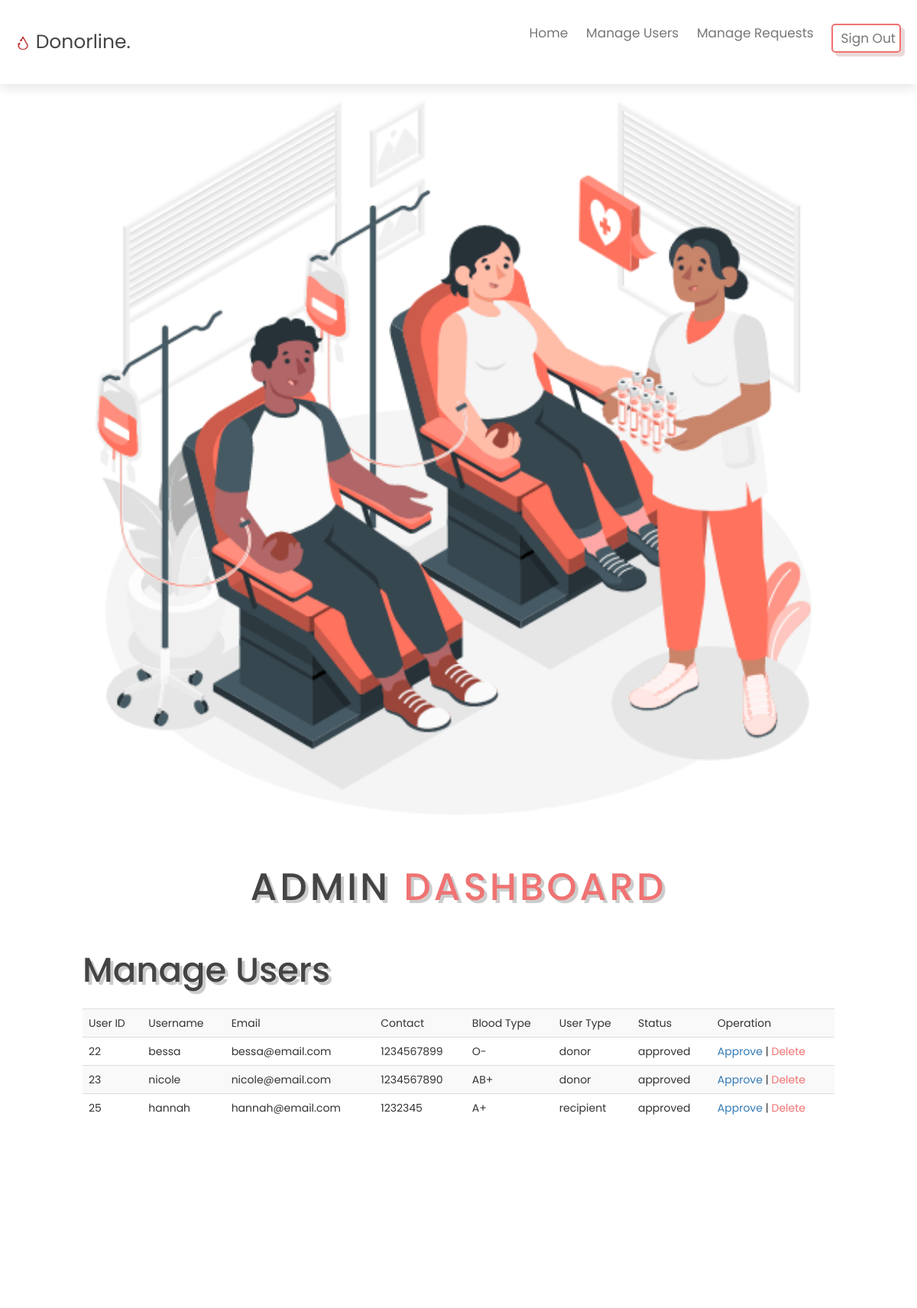
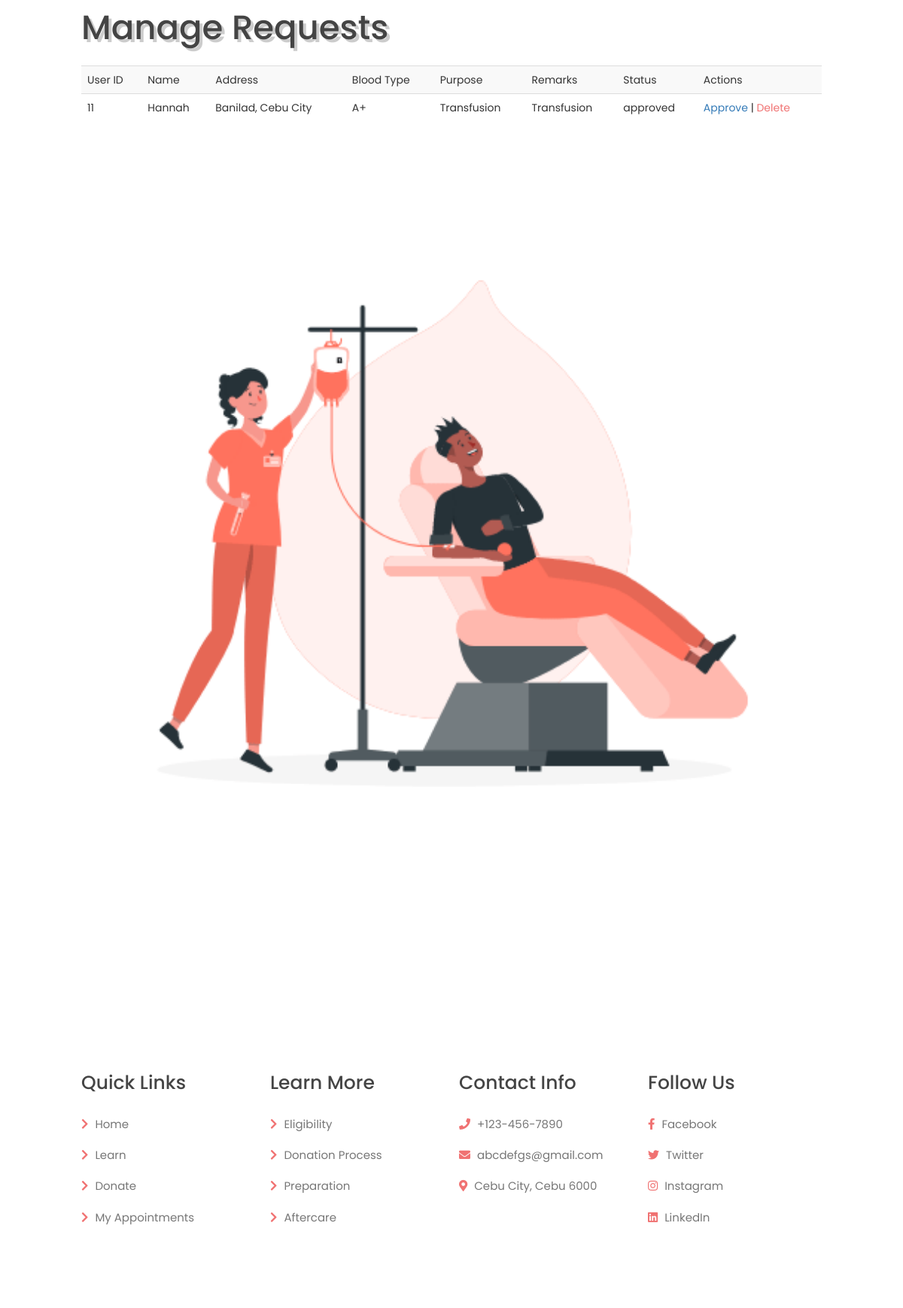
The app's page /admin.php with its own data (2 pictures, top to bottom).
### tables this page shows
CREATE TABLE `users` (
  `id` int(11) NOT NULL,
  `username` varchar(100) NOT NULL,
  `password` varchar(255) NOT NULL,
  `email` varchar(320) NOT NULL,
  `contactno` int(11) NOT NULL,
  `bloodtype` varchar(250) NOT NULL,
  `usertype` varchar(250) NOT NULL,
  `status` varchar(250) NOT NULL DEFAULT 'pending',
  `isDeleted` tinyint(4) NOT NULL DEFAULT 0
);

CREATE TABLE `requests` (
  `id` int(11) NOT NULL,
  `username` varchar(250) NOT NULL,
  `name` varchar(250) NOT NULL,
  `address` varchar(250) NOT NULL,
  `bloodtype` varchar(250) NOT NULL,
  `units` int(11) NOT NULL,
  `purpose` varchar(250) NOT NULL,
  `remarks` varchar(250) NOT NULL,
  `status` varchar(250) NOT NULL DEFAULT 'pending',
  `isDeleted` tinyint(4) NOT NULL DEFAULT 0,
  `isCompleted` int(11) NOT NULL DEFAULT 0,
  `isSelected` int(11) NOT NULL DEFAULT 0
);

### admin.php (the view, shortened to what this page needs)
<?php
include "dbconfig.php";
include "head.php";
include "admin-navbar.php";
?>
<section class="home" id="home">
    <div class="image">
        <img src="image/home.gif" alt="">
    </div>
    <div class="content">
    <h1 class="heading"> ADMIN <span> DASHBOARD</span> </h1>
    <div class="content" id="users">
    <h3>Manage Users</h3>
		<?php
			$sql = "SELECT * FROM `users` WHERE isDeleted=0;";
			$result = mysqli_query($conn, $sql);
			if (mysqli_num_rows($result) > 0) {
				echo '<table class="table table-striped">';
				echo "<tr><td>User ID</td><td>Username</td><td>Email</td><td>Contact</td><td>Blood Type</td><td>User Type</td><td>Status</td><td>Operation</td></tr>";
				while($row = mysqli_fetch_assoc($result)) {
					$id = $row['id'];
					echo "<tr><td>" . $row['id'] . "</td><td>" . $row['username'] . "</td><td>" . $row['email'] . "</td><td>" . $row['contactno'] . "</td><td>" . $row['bloodtype'] . "</td><td>" . $row['usertype'] . "</td><td>" . $row['status'] . "</td>
					<td>
					<a href='adminApprove.php?id=".$id."' class='text-light' name='admin-approve'>Approve</a><span> | </span>
					<a  href='adminDelete.php?id=".$id."' class='text-light delete-link'>Delete</a>
					</td>
					</tr>";
				}
				echo "</table>";
			} else {
				echo "<p>No new registered accounts available.</p>";
			}
		?>
    </div>
    </div>
</section>
<section class="home" id="request">
    <div class="content">
        <h3>Manage Requests</h3>
		<?php
			$sql = "SELECT * FROM `requests` WHERE isDeleted=0;";
			$result = mysqli_query($conn, $sql);
			if (mysqli_num_rows($result) > 0) {
				echo '<table class="table table-striped">';
				echo "<tr><td>User ID</td><td>Name</td><td>Address</td><td>Blood Type</td><td>Purpose</td><td>Remarks</td><td>Status</td><td>Actions</td></tr>";
				while($row = mysqli_fetch_assoc($result)) {
					$id = $row['id'];
					echo "<tr><td>" . $row['id'] . "</td><td>" . $row['name'] . "</td><td>" . $row['address'] . "</td><td>" . $row['bloodtype'] . "</td><td>" . $row['purpose'] . "</td><td>" . $row['remarks'] . "</td><td>" . $row['status'] . "</td>
					<td>
					<a href='adminApproveReq.php?id=".$id."' class='text-light'>Approve</a><span> | </span>
					<a  href='adminDeleteReq.php?id=".$id."' class='text-light delete-link'>Delete</a>
					</td>
					</tr>";
				}
				echo "</table>";
			} else {
				echo "<p>No new blood requests were made.</p>";
			}
		?>
    </div>
    <div class="image">
        <img src="image/schedule.gif" alt="">
    </div>
</section>
<?php
include "donor-footer.php";
?>
</body>
</html>

### head.php (shortened to what this page needs)
<!DOCTYPE html>
<html lang="en">
<head>
    <link rel="stylesheet" href="https://cdnjs.cloudflare.com/ajax/libs/font-awesome/5.15.4/css/all.min.css">
    <link rel="stylesheet" href="https://maxcdn.bootstrapcdn.com/bootstrap/3.4.1/css/bootstrap.min.css">
    <link rel="stylesheet" href="css/style.css">
</head>
<body>

### admin-navbar.php (shortened to what this page needs)
<?php include "head.php"; ?>
<header class="header">
<a href="#" class="logo"><img class="logo-img" src="image\logo.png"> </i> Donorline. </a>
    <nav class="navbar">
        <a href="admin.php#home">Home</a>
        <a href="admin.php#users">Manage Users</a>
        <a href="admin.php#request">Manage Requests</a>
        <a href="logout.php" class="btn sign-out-btn"> Sign Out </a>
    </nav>
</header>

### donor-footer.php
<section class="footer">
    <div class="box-container">
        <div class="box">
            <h3>Quick Links</h3>
            <a href="frontpage.php#home"> <i class="fas fa-chevron-right"></i> Home </a>
            <a href="frontpage.php#learn"> <i class="fas fa-chevron-right"></i> Learn </a>
            <a href="frontpage.php#donate"> <i class="fas fa-chevron-right"></i> Donate </a>
            <a href="appointments.php"> <i class="fas fa-chevron-right"></i> My Appointments </a>
        </div>
        <div class="box">
            <h3>Learn More</h3>
            <a href="frontpage.php#learn"> <i class="fas fa-chevron-right"></i> Eligibility </a>
            <a href="frontpage.php#donation-process"> <i class="fas fa-chevron-right"></i> Donation Process </a>
            <a href="frontpage.php#preparation"> <i class="fas fa-chevron-right"></i> Preparation </a>
            <a href="frontpage.php#aftercare"> <i class="fas fa-chevron-right"></i> Aftercare </a>
        </div>
        <div class="box">
            <h3>Contact Info</h3>
            <a href="#"> <i class="fas fa-phone"></i> +123-456-7890 </a>
            <a href="#"> <i class="fas fa-envelope"></i> abcdefgs@gmail.com </a>
            <a href="#"> <i class="fas fa-map-marker-alt"></i> Cebu City, Cebu 6000 </a>
        </div>
        <div class="box">
            <h3>Follow Us</h3>
            <a href="#"> <i class="fab fa-facebook-f"></i> Facebook </a>
            <a href="#"> <i class="fab fa-twitter"></i> Twitter </a>
            <a href="#"> <i class="fab fa-instagram"></i> Instagram </a>
            <a href="#"> <i class="fab fa-linkedin"></i> LinkedIn </a>
        </div>
    </div>
</section>

### css/style.css (style rules this page uses)
:root { --red:#f07272; --black:#444; --light-color:#777; --box-shadow:.5rem .5rem 0 rgba(122, 17, 9, 0.158); --text-shadow:.4rem .4rem 0 rgba(0, 0, 0, .2); --border:.2rem solid var(--red); }
* { font-family: 'Poppins', sans-serif; margin:0; padding: 0; box-sizing: border-box; outline: none; border: none; transition: all .2s ease-out; text-decoration: none; }
html { font-size: 62.5%; overflow-x: hidden; scroll-padding-top: 7rem; scroll-behavior: smooth; }
section { padding:10rem 9%; }
section:nth-child(even) { background: #ffffff; }
.heading { text-align: center; padding-bottom: 2rem; text-shadow: var(--text-shadow); text-transform: uppercase; color:var(--black); font-size: 5rem; letter-spacing: .4rem; }
.heading span { text-transform: uppercase; color:var(--red); }
.btn { display: inline-block; margin-top: 1rem; padding: .5rem; padding-left: 1rem; border:var(--border); border-radius: .5rem; box-shadow: var(--box-shadow); color:var(--red); cursor: pointer; font-size: 1.7rem; background: #fff; }
.header { padding:2rem; position: fixed; top:0; left: 0; right: 0; z-index: 1000; box-shadow: 0 .5rem 1.5rem rgba(0, 0, 0, .1); display: flex; align-items: center; justify-content: space-between; background: #fff; }
.header .logo { font-size: 2.5rem; color: var(--black); }
.header .navbar a { font-size: 1.7rem; color: var(--light-color); margin-left: 2rem; }
.sign-out-btn { margin-left: 2rem; color: var(--light-color); }
.home { display: flex; align-items: center; flex-wrap: wrap; gap:3rem; padding-top: 10rem; }
.home .image { flex:1 1 45rem; }
.home .image img { width: 100%; }
.home .content { flex:1 1 45rem; }
.home .content h3 { font-size: 4.5rem; color:var(--black); line-height: 1.8; text-shadow: var(--text-shadow); }
.logo-img { width: 2rem; height: 2rem; }
.footer .box-container { display: grid; grid-template-columns: repeat(auto-fit, minmax(22rem, 1fr)); gap:2rem; }
.footer .box-container .box h3 { font-size: 2.5rem; color:var(--black); padding: 1rem 0; }
.footer .box-container .box a { display: block; font-size: 1.5rem; color:var(--light-color); padding: 1rem 0; }
.footer .box-container .box a i { padding-right: .5rem; color:var(--red); }
.delete-link { color: #f07272; }

### records on screen
users: id "22", username "bessa", email "bessa@email.com", contactno "1234567899", bloodtype "O-", usertype "donor", status "approved"
users: id "23", username "nicole", email "nicole@email.com", contactno "1234567890", bloodtype "AB+", usertype "donor", status "approved"
users: id "25", username "hannah", email "hannah@email.com", contactno "1232345", bloodtype "A+", usertype "recipient", status "approved"
requests: id "11", name "Hannah", address "Banilad, Cebu City", bloodtype "A+", purpose "Transfusion", remarks "Transfusion", status "approved"
